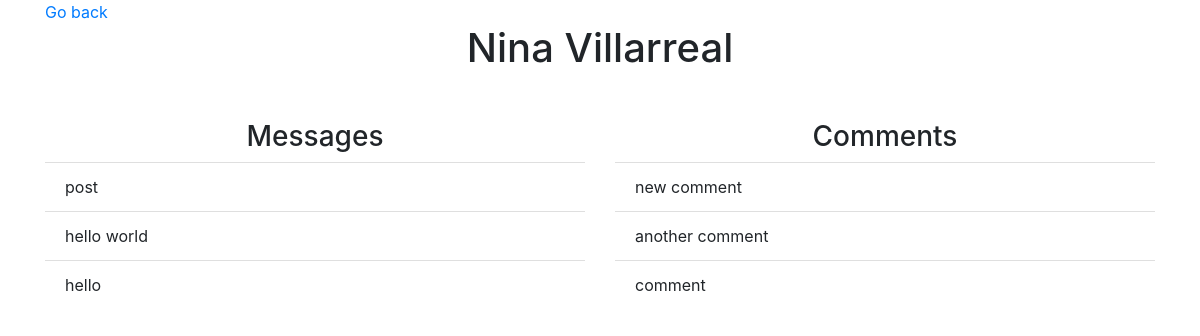
Page /user_profile/1 on the committed database.
### wall_app/models.py (models this page shows)
class User(models.Model):
    first_name = models.CharField(max_length=255)
    last_name = models.CharField(max_length=255)
    email = models.CharField(max_length=255)
    password = models.CharField(max_length=255)
    created_at = models.DateTimeField(auto_now_add=True)
    updated_at = models.DateTimeField(auto_now=True)
    objects = UserManager()

class Wall_Message(models.Model):
    message = models.CharField(max_length=255)
    poster = models.ForeignKey(User, related_name="user_messages", on_delete=models.CASCADE)
    likes = models.ManyToManyField(User, related_name='liked_posts')

class Comment(models.Model):
    comment = models.CharField(max_length=255)
    poster = models.ForeignKey(User, related_name='user_comments', on_delete=models.CASCADE)
    wall_message = models.ForeignKey(Wall_Message, related_name="post_comments", on_delete=models.CASCADE)

### wall_app/views.py (the view)
# urls.py: path('user_profile/<int:id>', views.profile),
def profile(request, id):
    context = {
        'user': User.objects.get(id=id)
    }
    return render(request, 'profile.html', context)

### wall_app/templates/profile.html (shortened to what this page needs)
<!DOCTYPE html>
<html lang="en">
<head>
    <link rel="stylesheet" href="https://maxcdn.bootstrapcdn.com/bootstrap/4.0.0/css/bootstrap.min.css">
</head>
<body>
    <div class="container">
        <a href="/success">Go back</a>
        <h1 class="text-center">{{user.first_name}} {{user.last_name}}</h1>
        <div class="row d-flex justify-content-center mt-5">
            <div class="message-list col-6">
                <h3 class="text-center">Messages</h3>
                <ul class="list-group list-group-flush">
                    {% for post in user.user_messages.all %}
                    <li class="list-group-item">{{post.message}}</li>
                    {% endfor %}
                </ul>
            </div>
            <div class="comment-list col-6">
                <h3 class="text-center">Comments</h3>
                <ul class="list-group list-group-flush">
                    {% for comment in user.user_comments.all %}
                    <li class="list-group-item">{{comment.comment}}</li>
                    {% endfor %}
                </ul>
            </div>
        </div>
    </div>
</body>
</html>

### rows in the picture
User: first_name "Nina", last_name "Villarreal"
Wall_Message: message "post"
Wall_Message: message "hello world"
Wall_Message: message "hello"
Comment: comment "new comment"
Comment: comment "another comment"
Comment: comment "comment"
